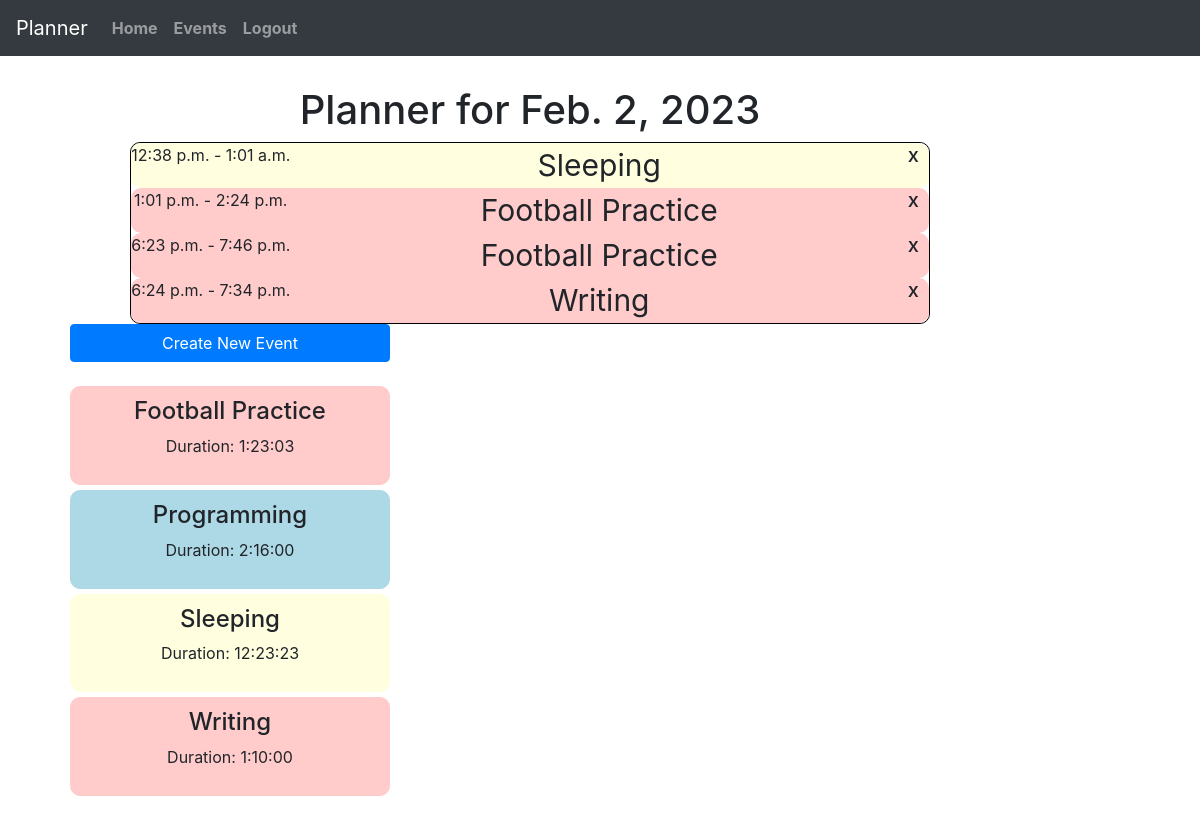
/view-day/2023-02-02 (signed in), run on an earlier commit of the app's database.
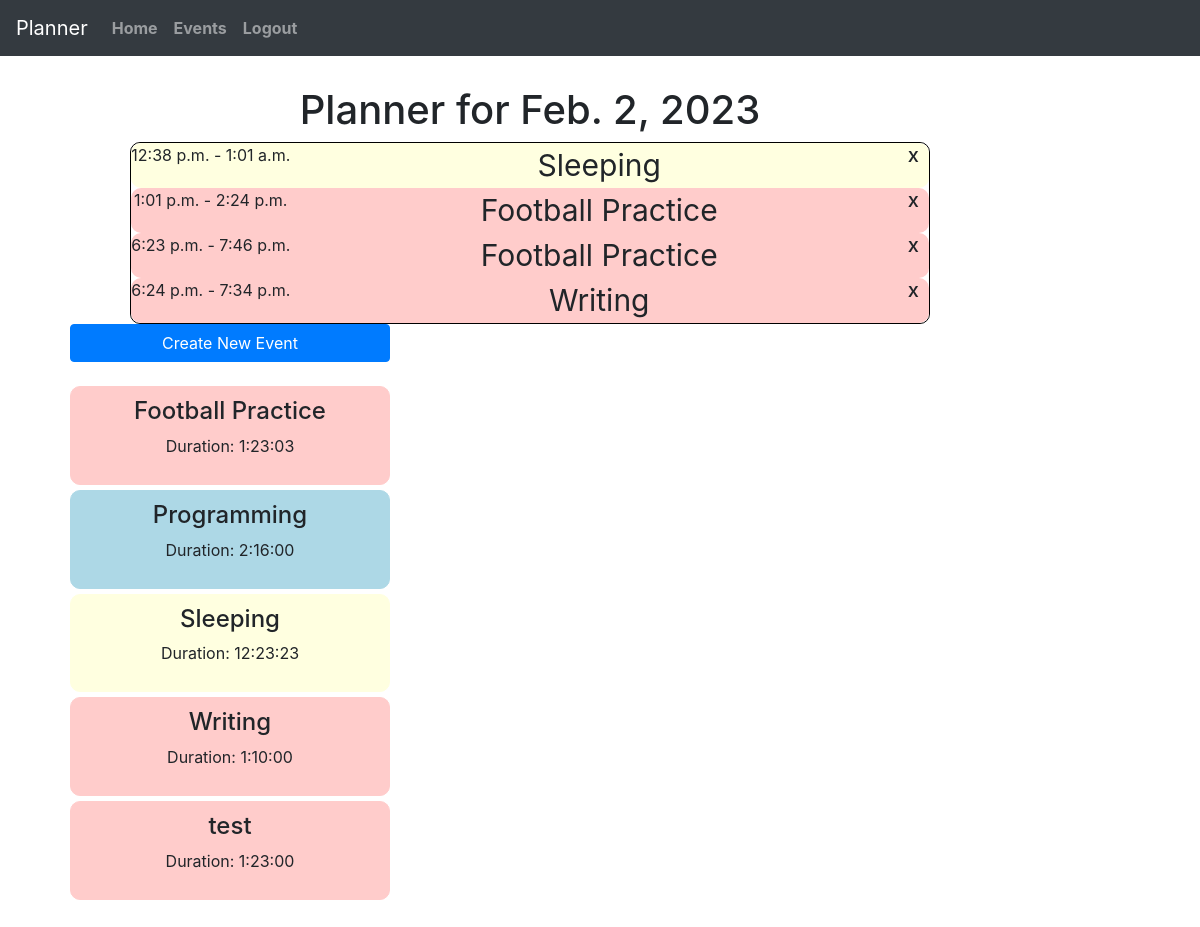
And on a later commit of the database.
### planner/models.py (models this page shows, shortened)
class EventOnDay(models.Model):
    event = models.ForeignKey(Event, on_delete=models.CASCADE, related_name="events_on_day")
    day = models.ForeignKey(Day, on_delete=models.CASCADE, related_name="events")
    start_time = models.TimeField(blank=True, null=True)
    end_time = models.TimeField(blank=True, null=True)

class Event(models.Model):
    event_user = models.ForeignKey(User, on_delete=models.CASCADE, related_name="events")
    event_name = models.CharField(max_length=30)
    event_color = models.CharField(max_length=7, default='#FF0000')
    event_default_time = models.DurationField(default='1:00:00')

### planner/views.py (the view)
# urls.py: path("view-day/<str:date>", views.view_day, name="view_day"),
@login_required
def view_day(request, date):
    try:
        day = Day.objects.get(day_date = date)
    except Day.DoesNotExist:
        day = Day(day_date = date, day_user = request.user)
        day.save()
    events_on_day = EventOnDay.objects.filter(day=day)
    all_events = Event.objects.filter(event_user=request.user).order_by('event_name')
    return render(request, 'planner/add_events.html', {
        'day':day,
        "events_on_day":events_on_day,
        "all_events": all_events,
        "form": NewEventForm()
    })

### planner/templates/planner/add_events.html (shortened to what this page needs)
{% extends "planner/layout.html" %}
{% block body %}
<div id="calendar-container">
    <h1>Planner for {{ day.day_date }}</h1>
    <div id="calendar" style="{% if events_on_day|length >= 1 %}max-height:1000px; {% else %} height:280px; {% endif %}">
        {% for event in events_on_day %}
            <div id="event-container-{{ event.id }}" style="background-color: {{ event.event.event_color }};" class="calendar-object" data-start_time = "{{ event.start_time|date:'H:i:s' }}">
                <h5 data-event="{{ event.id }}" class="delete-event" style="float:right;margin-right:10px">x</h5>
                <p class="times">{{ event.start_time }} - {{ event.end_time }}</p>
                <p class="event-name">{{ event.event.event_name }}</p>
            </div>
        {% endfor %}
    </div>
</div>
<div id="events-container">
    <div id="create-event">
        <button id="create-event-btn" class="btn btn-primary">Create New Event</button>
    </div>
    <br>
    <div id="events" class="all-events">
        {% for event in all_events %}
            <div id="{{ event.id }}" class="event draggable" style="background-color: {{ event.event_color }}; border: 1px solid {{ event.event_color }}">
                <h4>{{ event.event_name }}</h4>
                <p>Duration: {{ event.event_default_time }}</p>
            </div>
        {% empty %}
            <h4>You have not created any events yet!</h4>
        {% endfor %}
    </div>
</div>
{% endblock %}

What changed in the data, as far as the page shows it:
added Event: event_name "test", event_default_time "1:23:00"
